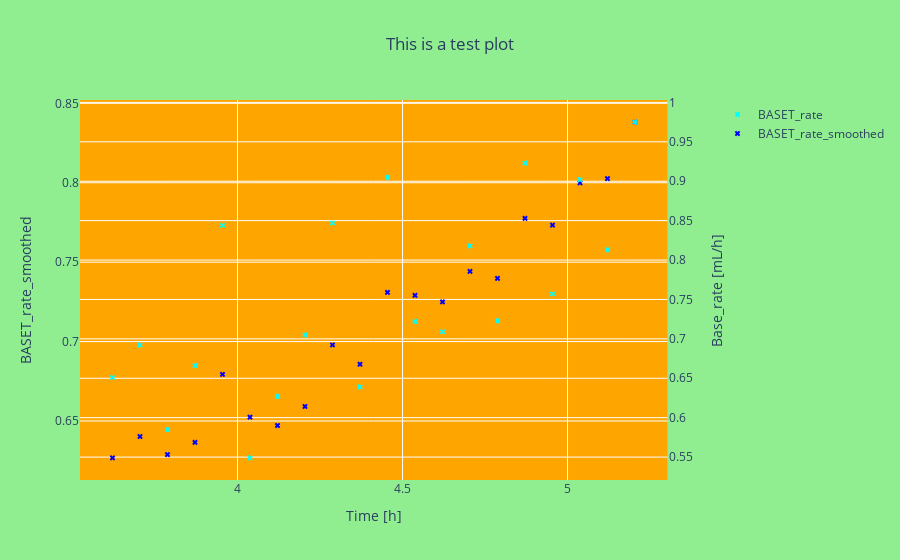

Notebook code for this chart:
### Code cell
#filter manually according to time with string or pd.DateTime format, 
Exp_real.time_filter(dskey = "on", start = "14.12.2020  13:20:16", end = "14.12.2020  15:00") #In the first few hours there was a hole in the base tube, which has led to unnaturally high base consumption, so the online values are cut off before this occurence
fig = visualize(Exp_real, column_dict= {"BASET_rate" : "cyan", "BASET_rate_smoothed" : "blue"}, title= "This is a test plot", title_x = 0.5, paper_bgcolor= "lightgreen", plot_bgcolor= "orange")  #with random kayword arguments for the layout
fig.show()

### Figure 1 — Plotly figure (JSON) as saved in the notebook; plotly's stock layout.template omitted (floating-point values rounded to 4 significant figures)
{"data": [{"marker": {"color": "cyan", "size": 5, "symbol": "x"}, "mode": "markers", "name": "BASET_rate", "type": "scatter", "x": [3.621, 3.704, 3.788, 3.871, 3.954, 4.038, 4.121, 4.204, 4.288, 4.371, 4.454, 4.538, 4.621, 4.704, 4.788, 4.871, 4.954, 5.038, 5.121, 5.204], "xaxis": "x", "y": [0.651, 0.692, 0.585, 0.666, 0.844, 0.549, 0.627, 0.705, 0.847, 0.639, 0.905, 0.722, 0.709, 0.818, 0.723, 0.923, 0.757, 0.902, 0.813, 0.975], "yaxis": "y2"}, {"marker": {"color": "blue", "size": 5, "symbol": "x"}, "mode": "markers", "name": "BASET_rate_smoothed", "type": "scatter", "x": [3.621, 3.704, 3.788, 3.871, 3.954, 4.038, 4.121, 4.204, 4.288, 4.371, 4.454, 4.538, 4.621, 4.704, 4.788, 4.871, 4.954, 5.038, 5.121, 5.204], "xaxis": "x", "y": [0.6268, 0.6402, 0.6288, 0.6365, 0.6793, 0.6524, 0.6472, 0.6591, 0.6979, 0.6857, 0.731, 0.7291, 0.725, 0.7442, 0.7398, 0.7776, 0.7733, 0.7999, 0.8026, 0.8382], "yaxis": "y"}], "layout": {"paper_bgcolor": "lightgreen", "plot_bgcolor": "orange", "title": {"text": "This is a test plot", "x": 0.5}, "xaxis": {"anchor": "y", "domain": [0, 0.94], "title": {"text": "Time [h]"}}, "yaxis": {"anchor": "x", "domain": [0, 1], "title": {"standoff": 20, "text": "BASET_rate_smoothed"}, "type": "linear"}, "yaxis2": {"anchor": "x", "overlaying": "y", "side": "right", "title": {"standoff": 20, "text": "Base_rate [mL/h]"}, "type": "linear"}}}
